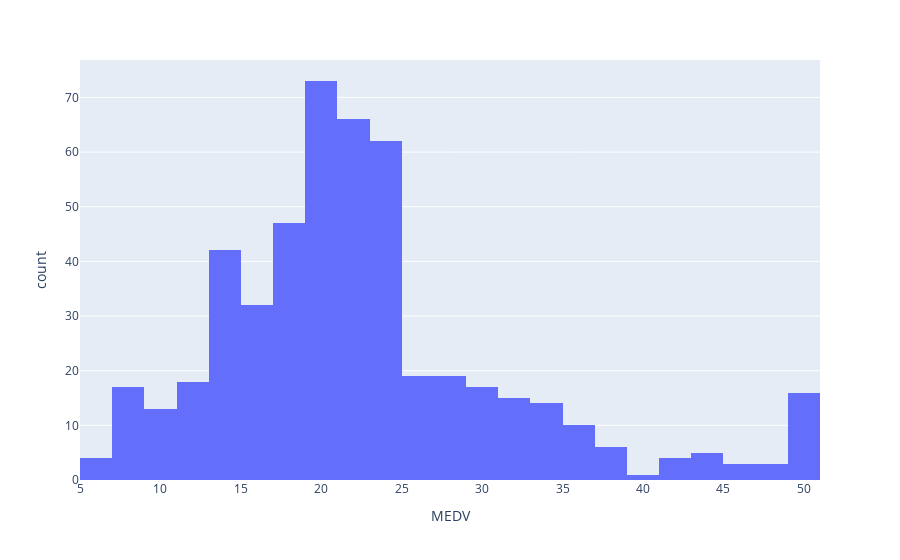

This figure's notebook cell:
### Code cell
import plotly.express as px

fig = px.histogram(boston, x='MEDV')
fig.show()

### Figure 1 — Plotly figure (JSON) as saved in the notebook; plotly's stock layout.template omitted (floating-point values rounded to 4 significant figures; data arrays with more than 128 entries replaced by an {"elided": "..."} marker saying what was removed)
{"data": [{"alignmentgroup": "True", "bingroup": "x", "hovertemplate": "MEDV=%{x}<br>count=%{y}<extra></extra>", "legendgroup": "", "marker": {"color": "#636efa", "pattern": {"shape": ""}}, "name": "", "offsetgroup": "", "orientation": "v", "showlegend": false, "type": "histogram", "x": {"elided": "506 float values"}, "xaxis": "x", "yaxis": "y"}], "layout": {"barmode": "relative", "legend": {"tracegroupgap": 0}, "margin": {"t": 60}, "xaxis": {"anchor": "y", "domain": [0, 1], "title": {"text": "MEDV"}}, "yaxis": {"anchor": "x", "domain": [0, 1], "title": {"text": "count"}}}}
